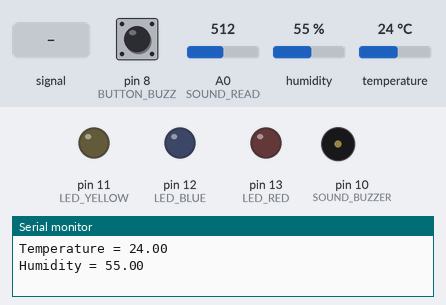
Simulated run of this sketch. Board: Arduino Uno, built with avr-gcc and run on an emulated ATmega328P. Parts: output pins drawn as LEDs (lit = HIGH), buzzer (waves = sounding), the last lines printed to the serial monitor. Inputs (shaded band) come from the test bench; at power-on: A0 (SOUND_READ) = 512, humidity 55 %, temperature 24 °C, pin 8 (BUTTON_BUZZ) LOW.

Above: at 1.2 s.
1.3 s: A0 (SOUND_READ) fed a 1000 Hz sine of ±255 counts around its level
At 3.1 s:
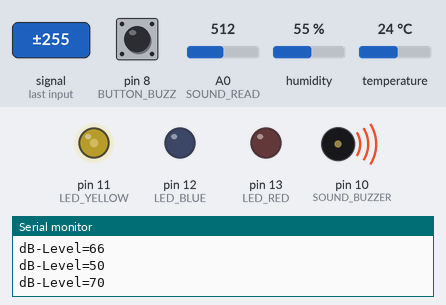
At 6.4 s:
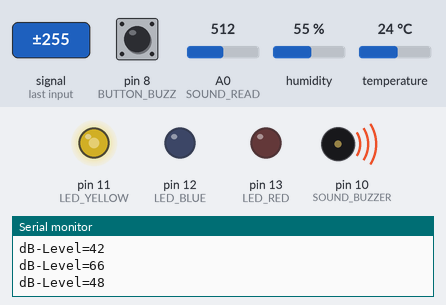
7.3 s: A0 (SOUND_READ) set to 306
At 9.0 s:
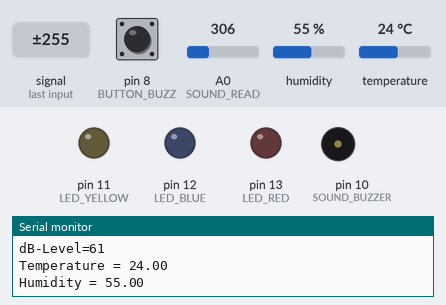
9.3 s: humidity set to 57 %
At 13.2 s:
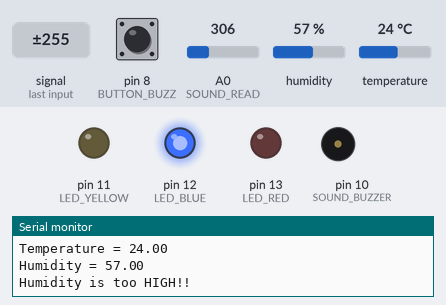
Timing chart, 0 to 12.9 s (numbered marks = the images above; inputs shaded):
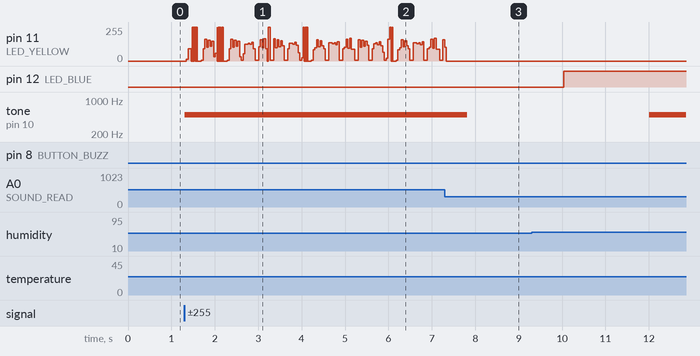

Measured:
- after the input at 1.3 s, tone on pin 10 (SOUND_BUZZER): silent → 500 Hz at once
- after the input at 7.3 s, tone on pin 10 (SOUND_BUZZER): 500 Hz → silent after 0.51 s
- after the input at 9.3 s, pin 12 (LED_BLUE): LOW → HIGH after 0.74 s; tone on pin 10 (SOUND_BUZZER): silent → 500 Hz after 2.7 s

The sketch:

sketch_arduino.ino
```cpp
#include <dht.h> // dette er et library som brugs til at få data'erne fra vores temperature/luftfugtighedssensor

dht DHT; // opretter et objekt som udnytter dht library

// Definere vores pins som er i brug og til hvad
#define DHT11_PIN 7
#define LED_RED 13
#define LED_BLUE 12
#define LED_YELLOW 11

#define SOUND_BUZZER 10
#define SOUND_READ A0

// Denne define er til vores kanp på boardet
#define BUTTON_BUZZ 8

// opretter højeste grænser som vores målinger må have
int templimt = 30;
int humiditylimt = 55;

int humidity, temp;

int adc;
int dB;

int period = 2000;
unsigned long time_now = 250;

bool allowBuzz = true;

bool overValueTemp, overValueHum, overValueSound;

bool alerted = false;

int buttonState = 0;
int lastButtonState = 0;

void setup()
{
    //Definere at LED'erne skal sende data ikke modtage
    pinMode(LED_RED, OUTPUT);
    pinMode(LED_BLUE, OUTPUT);
    pinMode(LED_YELLOW, OUTPUT);

    // Knappen og buzzeren
    pinMode(BUTTON_BUZZ, INPUT);
    pinMode(SOUND_BUZZER, OUTPUT);

    // Definere at vores SOUND
    pinMode(SOUND_READ, INPUT);

    // Start serial monitor/plotter
    Serial.begin(9600);
}

void loop()
{
    time_now = millis();

    // Kører voes temperature og luftfugtigheds sensor ude hvert 2000ms
    checkTnH();

    // Kører alt kode i en zero delay loop
    while (millis() < time_now + period)
    {
        alert(true);
        buttonState = digitalRead(BUTTON_BUZZ);

        if (buttonState == 1 && lastButtonState == 0)
        {
            // Denne if statement / else, er ligesom en off and on switch fordi hvis allowBuzz er True bliver den false og hvis den er false bliver den True
            if (allowBuzz)
            {
                allowBuzz = false;
            }
            else
            {
                allowBuzz = true;
            }
        }
        lastButtonState = buttonState;
        checkSound();
    }
};

void checkTnH()
{
    // chk er en variable som modtager data fra vores temperature/luftfugtighedssensor
    int chk = DHT.read11(DHT11_PIN);

    // Hvis chk er værdien 0 så udskriver den de følgende data'er i "if statement'et"
    if (chk == 0)
    {
        temp = DHT.temperature;
        // prints our Temp every 2 secs
        Serial.print("\nTemperature = ");
        Serial.println(DHT.temperature);
        checklimts(0);

        Serial.print("\n");
        // Prints our humidity every 2 secs
        humidity = DHT.humidity;
        Serial.print("Humidity = ");
        Serial.println(DHT.humidity);
        checklimts(1);

        Serial.print("\n");
    }

    // Printer en "error message" hvis vores modul ikke kunne læse noget
    else
    {
        Serial.println("Error reading DHT11-module Failed!");
    }
}

void checklimts(int options)
{
    // Cheker hvis vores temperature er for høj og i det tilfælde melder det i serial monitor'en
    if (DHT.temperature > templimt && options == 0)
    {
        Serial.print("Temperature is too HIGH!!\n");

        // tænder vores Røde led pære hvis temperaturen overskrider grænsen
        digitalWrite(LED_RED, HIGH);
        // Sætter vores bool til en false for at fortælle at den er over den tilldte værdi
        overValueTemp = true;
    }
    else if (options == 0)
    {
        // Slukker LED'en når temperaturen falder under grænsen igen
        digitalWrite(LED_RED, LOW);

        // Sætter vores bool til en false for at fortælle at den ikke er over den tilldte værdi
        overValueTemp = false;
    }

    // Cheker hvis vores luftfugtigheden er for høj og i det tilfælde melder det i serial monitor'en
    if (DHT.humidity > humiditylimt && options == 1)
    {
        Serial.print("Humidity is too HIGH!!");

        // Tænder vores blå led pære hvis luftfugtigheden overskrider grænsen
        digitalWrite(LED_BLUE, HIGH);
        // Sætter vores bool til en true for at fortælle at den er over den tilldte værdi
        overValueHum = true;
    }
    else if (options == 1)
    {
        // Slukker LED'en når Luftfugtigheden falder under grænsen igen
        digitalWrite(LED_BLUE, LOW);

        // Sætter vores bool til en false for at fortælle at den ikke er over den tilldte værdi
        overValueHum = false;
    }
}

bool flag = false;
int cont = 0;
void alert(bool shouldbuzz)
{
    // Her checker vi hvis den må og skulle buzz og derefter hvis nogle af tingene er over den tilldt værdi, Hvis værdien af nogle af dem sender vi et Buzz.
    if (allowBuzz && shouldbuzz && (overValueTemp || overValueHum || overValueSound))
    {
        tone(SOUND_BUZZER, 500, 500);

        tone(SOUND_BUZZER, 0, 3000);

        tone(SOUND_BUZZER, 500, 500);
    }
}

void checkSound()
{
    float Analog, lastAnalog;

    float lastdiff;

    adc = analogRead(SOUND_READ); //Read the ADC value from amplifer
    dB = (adc + 83.2073) / 11.003; //Convert ADC value to dB using Regression values

    Analog = analogRead(SOUND_READ);

    double diff = abs(Analog - lastAnalog);

    if (diff >= 605)
    {
        Serial.print("dB-Level=");
        Serial.println(dB, DEC);
        alert(true);
        overValueSound = true;
        digitalWrite(LED_YELLOW, HIGH);
    }
    else
    {
        overValueSound = false;
        digitalWrite(LED_YELLOW, LOW);
    }
    lastAnalog = Analog;
}
```
